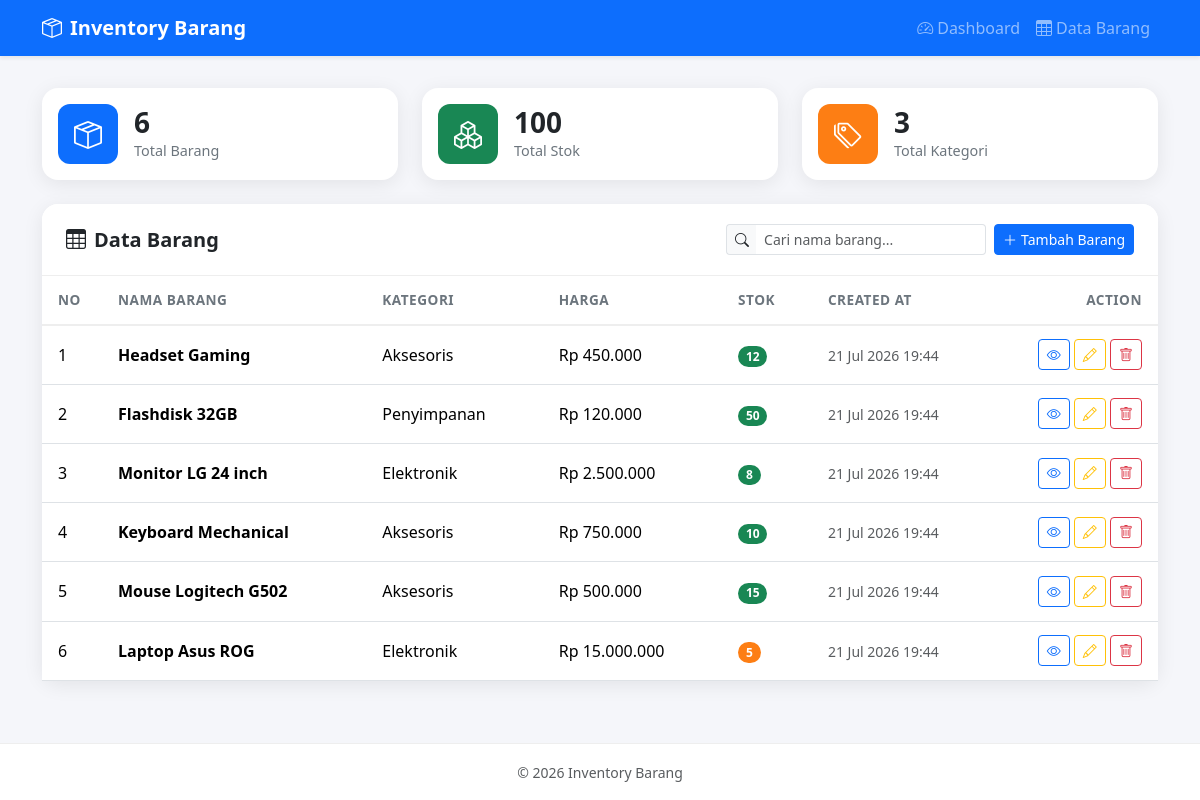
The page / on the database its author committed.
### tables this page shows
CREATE TABLE IF NOT EXISTS barang (
  id          INT(11) NOT NULL AUTO_INCREMENT,
  nama_barang VARCHAR(100) NOT NULL,
  kategori    VARCHAR(100) NOT NULL,
  harga       INT(11) NOT NULL DEFAULT 0,
  stok        INT(11) NOT NULL DEFAULT 0,
  created_at  TIMESTAMP NOT NULL DEFAULT CURRENT_TIMESTAMP,
  PRIMARY KEY (id)
);

### index.php (the view, shortened to what this page needs)
<?php
require_once 'config/koneksi.php';
$totalBarang    = mysqli_fetch_assoc(mysqli_query($koneksi, "SELECT COUNT(*) AS jml FROM barang"))['jml'];
$totalStok      = mysqli_fetch_assoc(mysqli_query($koneksi, "SELECT COALESCE(SUM(stok),0) AS jml FROM barang"))['jml'];
$totalKategori  = mysqli_fetch_assoc(mysqli_query($koneksi, "SELECT COUNT(DISTINCT kategori) AS jml FROM barang"))['jml'];
$result = mysqli_query($koneksi, "SELECT * FROM barang ORDER BY id DESC");
include 'includes/header.php';
include 'includes/navbar.php';
?>
<div class="main-content">
    <div class="container">
        <div class="row g-4 mb-4">
            <div class="col-md-4">
                <div class="card stat-card h-100">
                    <div class="card-body d-flex align-items-center">
                        <div class="stat-icon icon-primary me-3">
                            <i class="bi bi-box-seam"></i>
                        </div>
                        <div>
                            <div class="stat-value"><?php echo $totalBarang; ?></div>
                            <div class="stat-label">Total Barang</div>
                        </div>
                    </div>
                </div>
            </div>
            <div class="col-md-4">
                <div class="card stat-card h-100">
                    <div class="card-body d-flex align-items-center">
                        <div class="stat-icon icon-success me-3">
                            <i class="bi bi-boxes"></i>
                        </div>
                        <div>
                            <div class="stat-value"><?php echo number_format($totalStok); ?></div>
                            <div class="stat-label">Total Stok</div>
                        </div>
                    </div>
                </div>
            </div>
            <div class="col-md-4">
                <div class="card stat-card h-100">
                    <div class="card-body d-flex align-items-center">
                        <div class="stat-icon icon-warning me-3">
                            <i class="bi bi-tags"></i>
                        </div>
                        <div>
                            <div class="stat-value"><?php echo $totalKategori; ?></div>
                            <div class="stat-label">Total Kategori</div>
                        </div>
                    </div>
                </div>
            </div>
        </div>
        <div id="data-barang" class="card data-card">
            <div class="card-header d-flex flex-wrap justify-content-between align-items-center gap-2">
                <h5 class="mb-0 fw-bold"><i class="bi bi-table me-2"></i>Data Barang</h5>
                <div class="d-flex gap-2 flex-wrap">
                    <div class="input-group input-group-sm" style="width: 260px;">
                        <span class="input-group-text bg-light border-end-0">
                            <i class="bi bi-search"></i>
                        </span>
                        <input type="text" id="searchInput" class="form-control border-start-0"
                               placeholder="Cari nama barang...">
                    </div>
                    <a href="tambah.php" class="btn btn-primary btn-sm">
                        <i class="bi bi-plus-lg me-1"></i>Tambah Barang
                    </a>
                </div>
            </div>
            <div class="card-body p-0">
                <div class="table-responsive">
                    <table class="table table-hover align-middle mb-0">
                        <thead>
                            <tr>
                                <th style="width:60px;">No</th>
                                <th>Nama Barang</th>
                                <th>Kategori</th>
                                <th>Harga</th>
                                <th>Stok</th>
                                <th>Created At</th>
                                <th class="text-end" style="width:160px;">Action</th>
                            </tr>
                        </thead>
                        <tbody id="dataBody">
                            <?php
                            $no = 1;
                            if (mysqli_num_rows($result) > 0):
                                while ($row = mysqli_fetch_assoc($result)):
                                    $stokBadge = '';
                                    if ($row['stok'] == 0) {
                                        $stokBadge = 'badge-stok-0';
                                        $stokText   = 'Habis';
                                    } elseif ($row['stok'] <= 5) {
                                        $stokBadge = 'badge-stok-low';
                                        $stokText   = $row['stok'];
                                    } else {
                                        $stokBadge = 'badge-stok-ok';
                                        $stokText   = $row['stok'];
                                    }
                            ?>
                                <tr data-nama="<?php echo htmlspecialchars($row['nama_barang']); ?>">
                                    <td><?php echo $no++; ?></td>
                                    <td class="fw-semibold"><?php echo htmlspecialchars($row['nama_barang']); ?></td>
                                    <td><?php echo htmlspecialchars($row['kategori']); ?></td>
                                    <td>Rp <?php echo number_format($row['harga'], 0, ',', '.'); ?></td>
                                    <td><span class="badge rounded-pill <?php echo $stokBadge; ?>"><?php echo $stokText; ?></span></td>
                                    <td><small class="text-muted"><?php echo date('d M Y H:i', strtotime($row['created_at'])); ?></small></td>
                                    <td class="text-end">
                                        <a href="detail.php?id=<?php echo $row['id']; ?>" class="btn btn-sm btn-outline-primary" title="Detail">
                                            <i class="bi bi-eye"></i>
                                        </a>
                                        <a href="edit.php?id=<?php echo $row['id']; ?>" class="btn btn-sm btn-outline-warning" title="Edit">
                                            <i class="bi bi-pencil"></i>
                                        </a>
                                        <button type="button" class="btn btn-sm btn-outline-danger" title="Hapus"
                                                data-bs-toggle="modal" data-bs-target="#deleteModal"
                                                data-id="<?php echo $row['id']; ?>"
                                                data-nama="<?php echo htmlspecialchars($row['nama_barang']); ?>">
                                            <i class="bi bi-trash"></i>
                                        </button>
                                    </td>
                                </tr>
                            <?php
                                endwhile;
                            endif; ?>
                        </tbody>
                    </table>
                </div>
            </div>
        </div>
    </div>
</div>
<?php include 'includes/footer.php'; ?>

### includes/header.php (shortened to what this page needs)
<!DOCTYPE html>
<html lang="id">
<head>
    <link href="https://cdn.jsdelivr.net/npm/bootstrap@5.3.3/dist/css/bootstrap.min.css" rel="stylesheet">
    <link href="https://cdn.jsdelivr.net/npm/bootstrap-icons@1.11.3/font/bootstrap-icons.min.css" rel="stylesheet">
    <link href="assets/css/style.css" rel="stylesheet">
</head>
<body>

### includes/navbar.php (shortened to what this page needs)
<nav class="navbar navbar-expand-lg navbar-dark bg-primary shadow-sm sticky-top">
    <div class="container">
        <a class="navbar-brand fw-bold" href="index.php">
            <i class="bi bi-box-seam me-2"></i>Inventory Barang
        </a>
        <div class="collapse navbar-collapse" id="navMenu">
            <ul class="navbar-nav ms-auto mb-2 mb-lg-0">
                <li class="nav-item">
                    <a class="nav-link" href="index.php">
                        <i class="bi bi-speedometer2 me-1"></i>Dashboard
                    </a>
                </li>
                <li class="nav-item">
                    <a class="nav-link" href="index.php#data-barang">
                        <i class="bi bi-table me-1"></i>Data Barang
                    </a>
                </li>
            </ul>
        </div>
    </div>
</nav>

### includes/footer.php (shortened to what this page needs)
<footer class="footer mt-auto py-3 text-center text-muted">
    <div class="container">
        <small>&copy; 2026 Inventory Barang</small>
    </div>
</footer>
</body>
</html>

### assets/css/style.css (style rules this page uses)
:root { --bg-color: #f5f6fa; --primary: #0d6efd; }
body { background-color: var(--bg-color); min-height: 100vh; display: flex; flex-direction: column; }
.main-content { flex: 1 0 auto; padding: 2rem 0; }
.stat-card { border: none; border-radius: 1rem; box-shadow: 0 4px 20px rgba(0, 0, 0, 0.08); transition: transform 0.2s ease, box-shadow 0.2s ease; overflow: hidden; }
.stat-icon { width: 60px; height: 60px; border-radius: 0.75rem; display: flex; align-items: center; justify-content: center; font-size: 1.75rem; color: #fff; }
.icon-primary { background-color: var(--primary); }
.icon-success { background-color: #198754; }
.icon-warning { background-color: #fd7e14; }
.stat-value { font-size: 1.75rem; font-weight: 700; line-height: 1.2; }
.stat-label { color: #6c757d; font-size: 0.9rem; }
.data-card { border: none; border-radius: 1rem; box-shadow: 0 4px 20px rgba(0, 0, 0, 0.08); }
.data-card .card-header { background-color: #fff; border-bottom: 1px solid #eee; border-radius: 1rem 1rem 0 0 !important; padding: 1.25rem 1.5rem; }
.table > :not(caption) > * > * { padding: 0.85rem 1rem; }
.table thead th { color: #6c757d; font-weight: 600; font-size: 0.85rem; text-transform: uppercase; letter-spacing: 0.5px; border-bottom: 2px solid #eee; }
.table tbody tr { transition: background-color 0.15s ease; }
.footer { background-color: #fff; border-top: 1px solid #eee; }
.badge-stok-low { background-color: #fd7e14; }
.badge-stok-ok { background-color: #198754; }

### rows shown on the page
barang: nama_barang "Headset Gaming", kategori "Aksesoris", harga "450.000", stok "12", created_at "21 Jul 2026 19:44"
barang: nama_barang "Flashdisk 32GB", kategori "Penyimpanan", harga "120.000", stok "50", created_at "21 Jul 2026 19:44"
barang: nama_barang "Monitor LG 24 inch", kategori "Elektronik", harga "2.500.000", stok "8", created_at "21 Jul 2026 19:44"
barang: nama_barang "Keyboard Mechanical", kategori "Aksesoris", harga "750.000", stok "10", created_at "21 Jul 2026 19:44"
barang: nama_barang "Mouse Logitech G502", kategori "Aksesoris", harga "500.000", stok "15", created_at "21 Jul 2026 19:44"
barang: nama_barang "Laptop Asus ROG", kategori "Elektronik", harga "15.000.000", stok "5", created_at "21 Jul 2026 19:44"

### other values the page prints
$totalBarang "6"
$totalStok "100"
$totalKategori "3"
